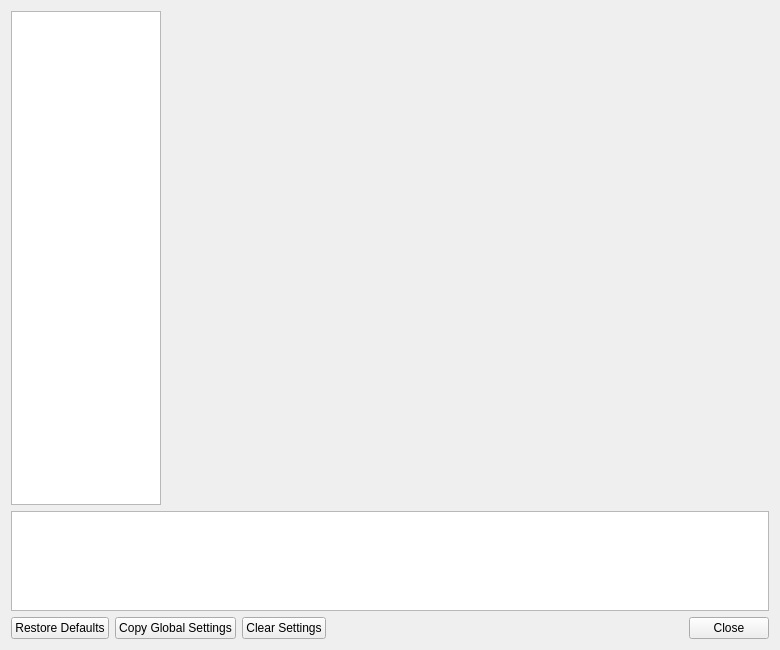
<?xml version="1.0" encoding="UTF-8"?>
<ui version="4.0">
 <class>SettingsWindow</class>
 <widget class="QWidget" name="SettingsWindow">
  <property name="geometry">
   <rect>
    <x>0</x>
    <y>0</y>
    <width>780</width>
    <height>650</height>
   </rect>
  </property>
  <property name="sizePolicy">
   <sizepolicy hsizetype="Expanding" vsizetype="Expanding">
    <horstretch>0</horstretch>
    <verstretch>0</verstretch>
   </sizepolicy>
  </property>
  <property name="windowTitle">
   <string>LibreStation Settings</string>
  </property>
  <property name="windowIcon">
   <iconset resource="resources/resources.qrc">
    <normaloff>:/icons/duck.png</normaloff>:/icons/duck.png</iconset>
  </property>
  <layout class="QGridLayout" name="gridLayout">
   <item row="0" column="0">
    <widget class="QListWidget" name="settingsCategory">
     <property name="sizePolicy">
      <sizepolicy hsizetype="Expanding" vsizetype="Expanding">
       <horstretch>0</horstretch>
       <verstretch>0</verstretch>
      </sizepolicy>
     </property>
     <property name="minimumSize">
      <size>
       <width>150</width>
       <height>0</height>
      </size>
     </property>
     <property name="maximumSize">
      <size>
       <width>150</width>
       <height>16777215</height>
      </size>
     </property>
     <property name="iconSize">
      <size>
       <width>32</width>
       <height>32</height>
      </size>
     </property>
    </widget>
   </item>
   <item row="0" column="1">
    <widget class="QStackedWidget" name="settingsContainer">
     <property name="minimumSize">
      <size>
       <width>500</width>
       <height>0</height>
      </size>
     </property>
    </widget>
   </item>
   <item row="1" column="0" colspan="2">
    <widget class="QTextEdit" name="helpText">
     <property name="minimumSize">
      <size>
       <width>0</width>
       <height>100</height>
      </size>
     </property>
     <property name="maximumSize">
      <size>
       <width>16777215</width>
       <height>100</height>
      </size>
     </property>
     <property name="readOnly">
      <bool>true</bool>
     </property>
    </widget>
   </item>
   <item row="2" column="0" colspan="2">
    <layout class="QHBoxLayout" name="footerLayout">
     <item>
      <widget class="QPushButton" name="restoreDefaults">
       <property name="text">
        <string>Restore Defaults</string>
       </property>
      </widget>
     </item>
     <item>
      <widget class="QPushButton" name="copyGlobalSettings">
       <property name="text">
        <string>Copy Global Settings</string>
       </property>
      </widget>
     </item>
     <item>
      <widget class="QPushButton" name="clearGameSettings">
       <property name="text">
        <string>Clear Settings</string>
       </property>
      </widget>
     </item>
     <item>
      <spacer name="horizontalSpacer_2">
       <property name="orientation">
        <enum>Qt::Horizontal</enum>
       </property>
       <property name="sizeHint" stdset="0">
        <size>
         <width>40</width>
         <height>20</height>
        </size>
       </property>
      </spacer>
     </item>
     <item>
      <widget class="QPushButton" name="close">
       <property name="text">
        <string>Close</string>
       </property>
      </widget>
     </item>
    </layout>
   </item>
  </layout>
 </widget>
 <resources>
  <include location="resources/resources.qrc"/>
 </resources>
 <connections/>
</ui>
